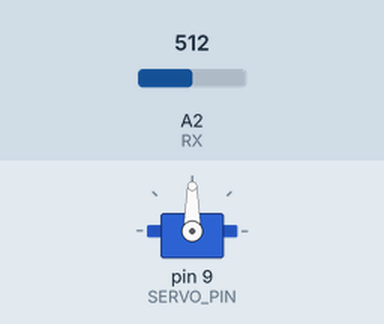
Simulated run of this sketch. Board: Arduino Uno, built with avr-gcc and run on an emulated ATmega328P. Parts: servo. The test bench sets the inputs (shaded band); at power-on: A2 (RX) = 512.

Above: at 1.2 s.
1.3 s: A2 (RX) set to 716
At 2.5 s:
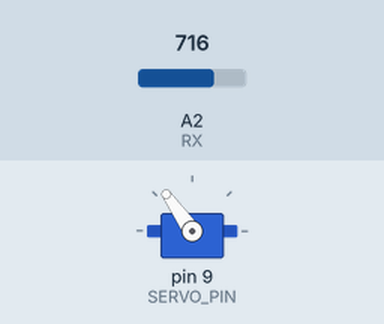
2.8 s: A2 (RX) set to 900
At 3.4 s:
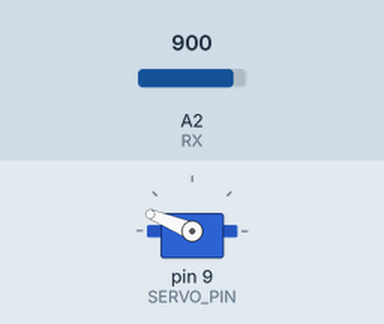
4.3 s: A2 (RX) set to 1023
At 4.8 s:
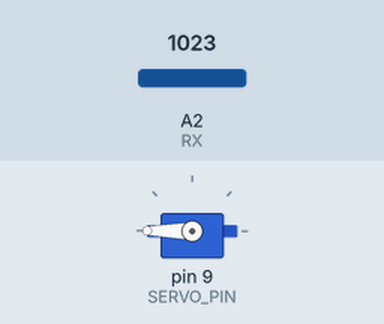
5.8 s: A2 (RX) set to 306
At 6.9 s:
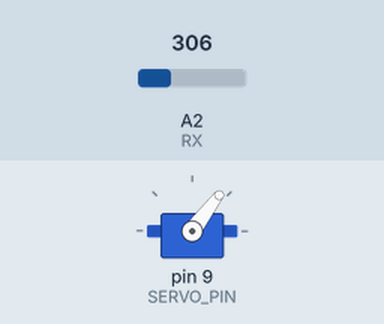
7.3 s: A2 (RX) set to 122
At 8.3 s:
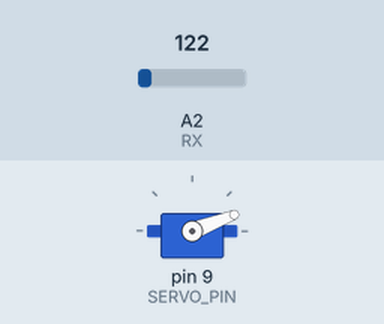
Timing chart, 0 to 9.8 s (numbered marks = the images above; inputs shaded):
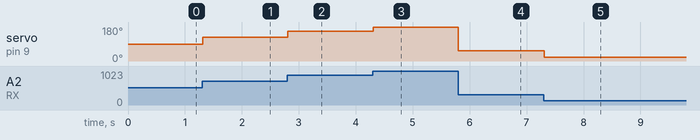

Measured:
- after the input at 1.3 s, servo on pin 9 (SERVO_PIN): 90° → 125° at once
- after the input at 2.8 s, servo on pin 9 (SERVO_PIN): 125° → 158° at once
- after the input at 4.3 s, servo on pin 9 (SERVO_PIN): 158° → 180° at once
- after the input at 5.8 s, servo on pin 9 (SERVO_PIN): 180° → 53° at once
- after the input at 7.3 s, servo on pin 9 (SERVO_PIN): 53° → 21° at once

The sketch:

example_2.ino
```cpp
// Maps the right joystick's X analog value (0–1023) to a 0–180° servo angle and drives a servo connected to digital pin 9.
//
// Buy this module: https://shillehtek.com/products/joystick-shield-v1-a-gamepad-controller-module-for-arduino-r3
// Full manual: https://shillehtek.com/blogs/shillehtek-product-manuals/joystick-shield-v1-a-gamepad-controller-module-for-arduino-r3-manual
// More examples: https://github.com/shillehbean/shillehtek-examples
//

// Map right joystick X (0-1023) to servo angle (0-180)
// Plug servo into the D9 servo header

#include <Servo.h>
Servo srv;

const int RX = A2;
const int SERVO_PIN = 9;

void setup() {
  srv.attach(SERVO_PIN);
}

void loop() {
  int x = analogRead(RX);
  int angle = map(x, 0, 1023, 0, 180);
  srv.write(angle);
  delay(15);
}
```
